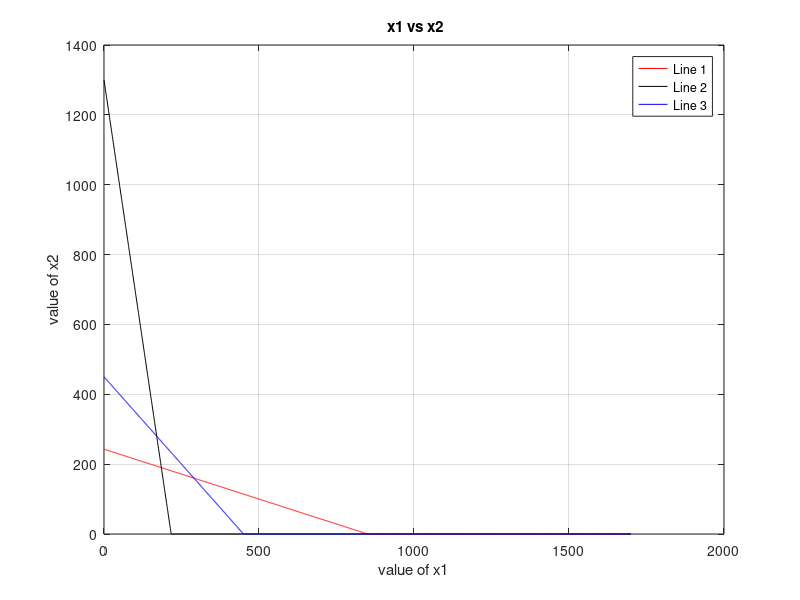

The MATLAB script that drew this image: (Note: this script raises an error after producing the figure.)
format short
clc;
clear all;



c1 =randi([1,6],1,1);
c2 = randi([3,7],1,1);

A11 =randi([1,2],1,1);
A12 =randi([5,7],1,1);
A21 =randi([5,6],1,1);
A22 =randi([1,2],1,1);
A31 =randi([2,2],1,1);
A32 =randi([2,2],1,1);

b1 =100*randi([15,17],1,1);
b2 =100*randi([10,13],1,1);
b3 =100*randi([9,12],1,1);


fprintf( "Solve the LPP using graphical method and find the Optimal Basic Feasible Solution from the graph.\n")
fprintf( "Objective Function is defined as Maximise %.2f x1 +%.2f x2.\n",c1,c2)
fprintf( "Constraints are given by %.2f x1 +%.2f x2 <= %.2f , %.2f x1 +%.2f x2 <= %.2f , %.2f x1 +%.2f x2 <= %.2f and x1,x2>=0.\n",A11,A12,b1,A21,A22,b2,A31,A32,b3)



% Input parameters
C= [c1,c2];       %cost
A= [ A11 A12; A21 A22;A31 A32]; % weights of x1, x2 in each constraint
b = [b1;b2;b3]; % RHS of constraint


y1 = 0:1: max(b);
x21 = (b(1)-A(1,1).*y1)./A(1,2);
x22 = (b(2)-A(2,1).*y1)./A(2,2);
x23 = (b(3)-A(3,1).*y1)./A(3,2);

x21 = max(0,x21);
x22 = max(0,x22);
x23 = max(0,x23);

plot(y1, x21, 'r',y1, x22, 'k',y1, x23, 'b') 
xlabel ('value of x1')
ylabel ('value of x2')
title (' x1 vs x2')
legend ('Line 1' , 'Line 2' , 'Line 3')
grid on

% finding corner points on axes
cx1 = find(y1==0);

c1 = find (x21==0);
Line1 = [y1(:,[c1 cx1]) ; x21(:,[c1 cx1])]';

c2 = find (x22==0);
Line2 = [y1(:,[c2 cx1]) ; x22(:,[c2 cx1])]';

c3 = find (x23==0);
Line3 = [y1(:,[c3 cx1]) ; x23(:,[c3 cx1])]';

corpt = unique([Line1;Line2;Line3;],'rows');

% finding corner points
Corner_Points(3,2) = 0;
arr= [1,2,3,1];
for i= 1:3
    
    A1 = A(arr(i),:);
    b_1 = b(arr(i),:);
    A2 = A(arr(i+1),:);
    b_2 = b(arr(i+1),:);
    
   
        Aa = [A1;A2];
        Bb = [b1;b2];
        New_corner_point = Aa\Bb;
   
    Corner_Points(i,:) = [New_corner_point];
end
    
     All_Corner_Points = [Corner_Points; corpt ]
    
Feasible_Corner_Points = constraint(All_Corner_Points, A11,A12,A21,A22,A31,A32,b1,b2,b3);
Feasible_Corner_Points = unique (Feasible_Corner_Points, 'rows');

for i=1: size(Feasible_Corner_Points,1)
    z(i,:) = sum(Feasible_Corner_Points(i,:).*C);
end

x1_x2_z = [Feasible_Corner_Points z];

[z_val, z_index] = max(z);
optimal_BFS_value = x1_x2_z(z_index,:);

 
 fprintf("\nOptions\n");
Id=["A.","B.","C.","D."];


for i = 1:3
	
    fprintf("%s %f %f \n",Id(i),All_Corner_Points(i,:));
end
    fprintf("%s %f %f \n",Id(4),Feasible_Corner_Points(z_index,:));
 
 fprintf("\n Explanation:\n");
 fprintf(" The graph is generated from the code written above.\n")
 fprintf(" the corner points other than on the axes are calculated from the graph. \n")
 Corner_Points
 fprintf(" feasibilty of these Corner points are checked. \n")
 fprintf(" Optimum value from the feasible corner points including the corner points on the axis is calculated.\n")
 x1_x2_z(z_index,:)
 
function out = constraint(X, A11,A12,A21,A22,A31,A32,b1,b2,b3)

 
    x1 = X(:,1);
    x2 = X(:,2);
   
    cons1 = A11.*x1+ A12.*x2 - b1;   %< sign
    h1 = find (cons1>0);
    X(h1,:)=[] ;
    
    x1 = X(:,1);
    x2 = X(:,2);
    
    cons2 = A21.*x1+ A22.*x2 - b2;   %< sign
    h2 = find (cons2>0);
    X(h2,:)=[] ;
    
    x1 = X(:,1);
    x2 = X(:,2);
    
    
    cons3 = A31.*x1+ A32.*x2 - b3;   %< sign
    h3 = find (cons3>0);
    X(h3,:)=[] ;
    
out =X;
end


